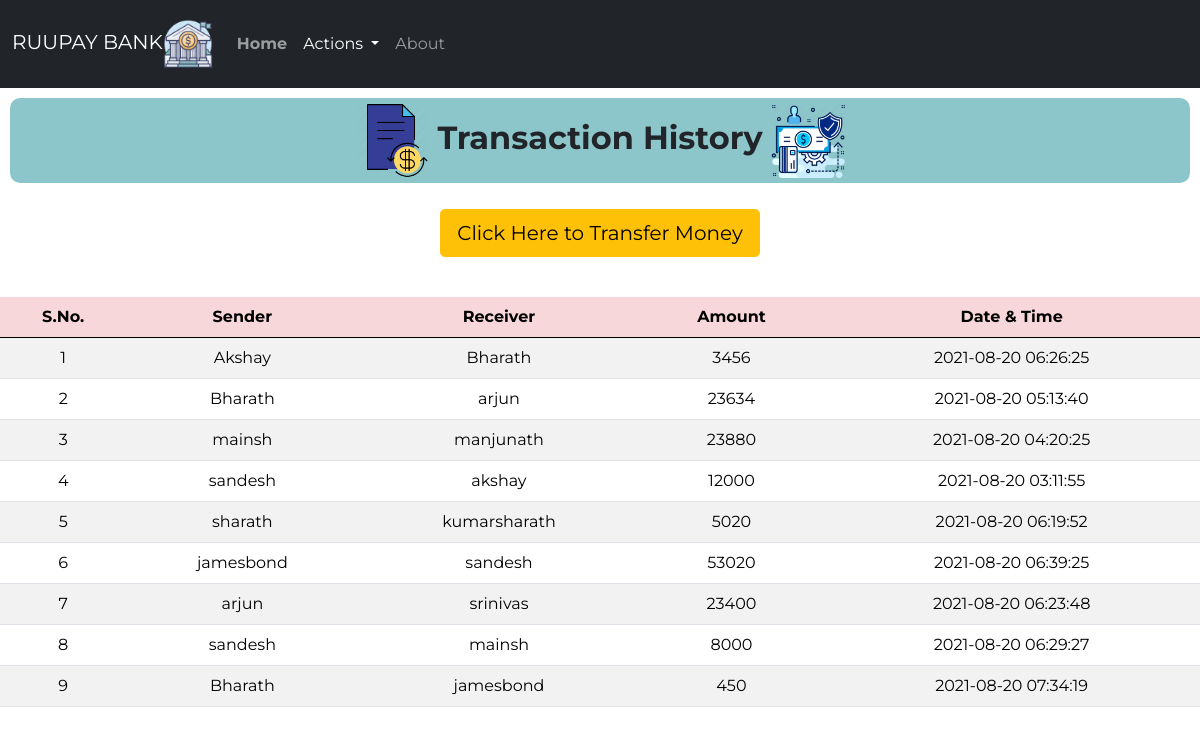
The page /history.php on the database its author committed.
### tables this page shows
CREATE TABLE `transaction` (
  `sno` int(3) NOT NULL,
  `sender` text NOT NULL,
  `receiver` text NOT NULL,
  `balance` int(8) NOT NULL,
  `datetime` datetime NOT NULL DEFAULT current_timestamp()
);

### history.php (the view, shortened to what this page needs)
<!doctype html>
<html lang="en">
<head>
    <link href="https://cdn.jsdelivr.net/npm/bootstrap@5.0.0-beta1/dist/css/bootstrap.min.css" rel="stylesheet"
>
    <link rel="stylesheet" href="css/style3.css">
</head>
<body>
    <nav class="navbar py-2 navbar-expand-lg navbar-dark bg-dark">
        <div class="container-fluid">
        <a class="navbar-brand" href="#">RUUPAY BANK<img src="logos/logo.webp" alt="Bank" widRUUPAY BANKth="50" height="50"></a>
            <div class="collapse navbar-collapse" id="navbarSupportedContent">
                <ul class="navbar-nav me-auto mb-8 mb-lg-0">
                    <li class="nav-item py-3">
                        <a class="nav-link" aria-current="page" href="index.php"><strong>Home</strong></a>
                    </li>
                    <li class="nav-item dropdown py-3">
                        <a class="nav-link dropdown-toggle active" href="#" id="navbarDropdown" role="button"
                            data-bs-toggle="dropdown" aria-expanded="false">
                            Actions
                        </a>
                    </li>
                    <li class="nav-item py-3">
                        <a class="nav-link" href="index.php">About</a>
                    </li>
                </ul>
            </div>
        </div>
    </nav>
<class class="welcome">
        <h2>
            <img src="logos/t1.png" alt="Bank" width="75" height="75" style="font-weight: bold;"> <strong>Transaction History</strong> <img
                src="logos/t2.webp" alt="Bank" width="75" height="75">
        </h2>
    </class>
<div class="d-grip gap-2 col-6 mx-auto text-center p-3 mb-2">
    <a href="money.php"><button type="button" class="btn btn-warning btn-lg mb-3">Click Here to Transfer Money</button></a>
</div>
       <div class="table-responsive-sm">
    <table class="table table-hover table-striped">
        <thead style="color : black;" class="table-danger">
            <tr>
                <th class="text-center">S.No.</th>
                <th class="text-center">Sender</th>
                <th class="text-center">Receiver</th>
                <th class="text-center">Amount</th>
                <th class="text-center">Date & Time</th>
            </tr>
        </thead>
        <tbody>
        <?php
include 'connect.php';
$sql ="SELECT * FROM transaction";
$query =mysqli_query($conn, $sql);
while($rows = mysqli_fetch_assoc($query))
{
?>
<tr style="color : black;">
            <td class="text-center py-2"><?php echo $rows['sno']; ?></td>
            <td class="text-center py-2"><?php echo $rows['sender']; ?></td>
            <td class="text-center py-2"><?php echo $rows['receiver']; ?></td>
            <td class="text-center py-2"><?php echo $rows['balance']; ?> </td>
            <td class="text-center py-2"><?php echo $rows['datetime']; ?> </td>
        <?php
}
        ?>
        </tbody>
    </table>
    </div>
</body>
</html>

### css/style3.css (style rules this page uses)
* { font-family: 'Montserrat', sans-serif; }
.welcome h2 { margin: 10px; padding: 5px; text-align: center; background-color:rgba(141, 198, 202, 0.993) ; border-radius: 10px; }

### rows shown on the page
transaction: sno "1", sender "Akshay", receiver "Bharath", balance "3456", datetime "2021-08-20 06:26:25"
transaction: sno "2", sender "Bharath", receiver "arjun", balance "23634", datetime "2021-08-20 05:13:40"
transaction: sno "3", sender "mainsh", receiver "manjunath", balance "23880", datetime "2021-08-20 04:20:25"
transaction: sno "4", sender "sandesh", receiver "akshay", balance "12000", datetime "2021-08-20 03:11:55"
transaction: sno "5", sender "sharath", receiver "kumarsharath", balance "5020", datetime "2021-08-20 06:19:52"
transaction: sno "6", sender "jamesbond", receiver "sandesh", balance "53020", datetime "2021-08-20 06:39:25"
transaction: sno "7", sender "arjun", receiver "srinivas", balance "23400", datetime "2021-08-20 06:23:48"
transaction: sno "8", sender "sandesh", receiver "mainsh", balance "8000", datetime "2021-08-20 06:29:27"
transaction: sno "9", sender "Bharath", receiver "jamesbond", balance "450", datetime "2021-08-20 07:34:19"
